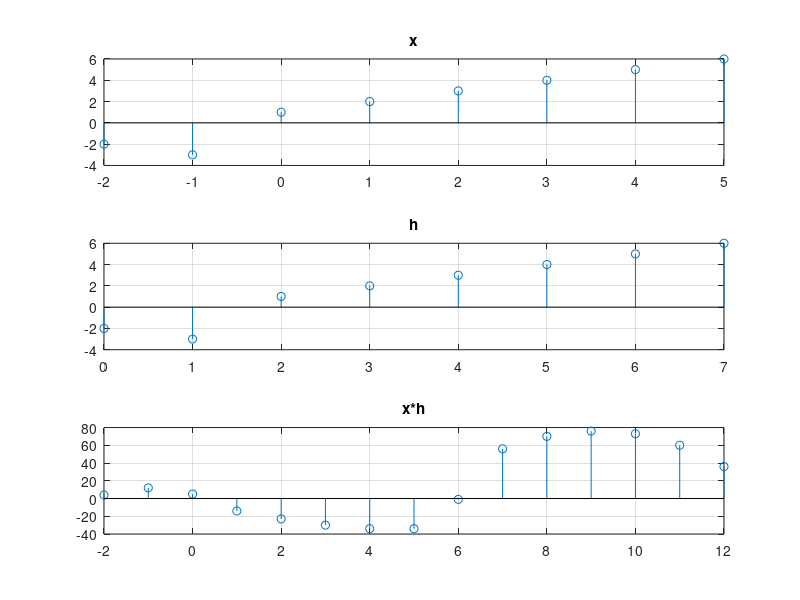

Here is the MATLAB script that generated this plot:
%% clear
clc
clear all
close all

%% process
x = [-2 -3 1 2 3 4 5 6]; 
lx=length(x);
n1= -2:1:5;
h = [-2 -3 1 2 3 4 5 6]; 
fliplr(h)
lh=length(h);
n2= 0:1:7;
n3= (n1(1)+n2(1)) : 1 : (n1(lx)+n2(lh));
l3= (lx+lh-1);
x1= [x zeros(1,l3-lx)];
h1= [h zeros(1,l3-lh)];
y=zeros(1,l3);
for i=1:l3
    for j=1:i
        y(i)=y(i)+ x1(j)* h1(i-j+1);
    end
end

%% plot
subplot(3,1,1);
stem(n1,x);
title('x');
grid on;
subplot(3,1,2);
stem(n2,h);
title('h');
grid on;
subplot(3,1,3);
stem(n3,y);
title('x*h');
grid on;
